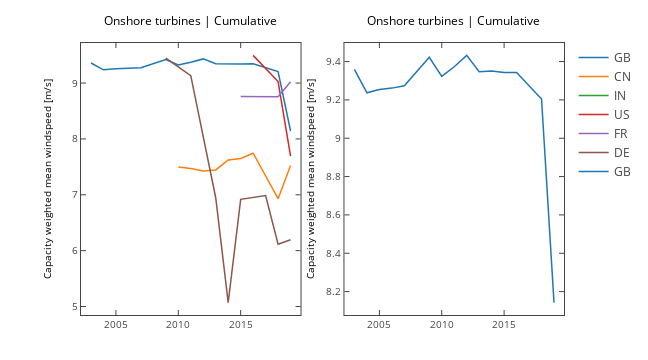

The notebook cell this image was saved under:
### Markdown cell above
### Offshore

### Code cell
df=turbines[((turbines['POWER_KW'].replace('#ND',0).astype(int)>0)&\
       (turbines['POWER_KW'].replace('#ND',0).astype(int)<1000000)&(turbines['OFFSHORE']=='yes'))]
countries=[{'GB','US','IN','CN','FR','DE'},{'GB'}]


fig, ax = plt.subplots(1,2,figsize=(9,5))
for s in range(len(countries)):
    for c in countries[s]:
        x,y,z,w=projects(ofs,c,offshore=True)
        ax[s].plot(x,z,label=c)

    ax[s].set_ylabel('Capacity weighted mean windspeed [m/s]')
    ax[s].set_title("Onshore turbines | Cumulative")

plotly_fig = tls.mpl_to_plotly(fig)
plotly_fig["layout"]["showlegend"] = True
plotly_fig["layout"]['hovermode']='x'
iplot(plotly_fig, filename='ofs4')

### Figure 1 — Plotly figure (JSON) as saved in the notebook; plotly's stock layout.template omitted (floating-point values rounded to 4 significant figures)
{"data": [{"line": {"color": "rgba (31, 119, 180, 1)", "dash": "solid", "width": 1.5}, "mode": "lines", "name": "GB", "type": "scatter", "uid": "2fd5da58-cf70-11e8-b1d1-b00594f12df5", "x": [2003, 2004, 2005, 2006, 2007, 2009, 2010, 2011, 2012, 2013, 2014, 2015, 2016, 2018, 2019], "xaxis": "x", "y": [9.359, 9.237, 9.255, 9.261, 9.274, 9.423, 9.323, 9.373, 9.432, 9.347, 9.351, 9.343, 9.344, 9.205, 8.142], "yaxis": "y"}, {"line": {"color": "rgba (255, 127, 14, 1)", "dash": "solid", "width": 1.5}, "mode": "lines", "name": "CN", "type": "scatter", "uid": "2fd87264-cf70-11e8-85a3-b00594f12df5", "x": [2010, 2011, 2012, 2013, 2014, 2015, 2016, 2018, 2019], "xaxis": "x", "y": [7.495, 7.472, 7.426, 7.445, 7.624, 7.649, 7.744, 6.931, 7.524], "yaxis": "y"}, {"line": {"color": "rgba (44, 160, 44, 1)", "dash": "solid", "width": 1.5}, "mode": "lines", "name": "IN", "type": "scatter", "uid": "2fdb7fae-cf70-11e8-9544-b00594f12df5", "x": [2019], "xaxis": "x", "y": [8.054], "yaxis": "y"}, {"line": {"color": "rgba (214, 39, 40, 1)", "dash": "solid", "width": 1.5}, "mode": "lines", "name": "US", "type": "scatter", "uid": "2fdeb41c-cf70-11e8-a8b7-b00594f12df5", "x": [2016, 2018, 2019], "xaxis": "x", "y": [9.496, 9.027, 7.694], "yaxis": "y"}, {"line": {"color": "rgba (148, 103, 189, 1)", "dash": "solid", "width": 1.5}, "mode": "lines", "name": "FR", "type": "scatter", "uid": "2fe1732c-cf70-11e8-9983-b00594f12df5", "x": [2015, 2018, 2019], "xaxis": "x", "y": [8.762, 8.754, 9.023], "yaxis": "y"}, {"line": {"color": "rgba (140, 86, 75, 1)", "dash": "solid", "width": 1.5}, "mode": "lines", "name": "DE", "type": "scatter", "uid": "2fe802d0-cf70-11e8-9ca1-b00594f12df5", "x": [2009, 2011, 2013, 2014, 2015, 2017, 2018, 2019], "xaxis": "x", "y": [9.446, 9.131, 6.947, 5.07, 6.918, 6.988, 6.114, 6.195], "yaxis": "y"}, {"line": {"color": "rgba (31, 119, 180, 1)", "dash": "solid", "width": 1.5}, "mode": "lines", "name": "GB", "type": "scatter", "uid": "2ff3e9ac-cf70-11e8-9b70-b00594f12df5", "x": [2003, 2004, 2005, 2006, 2007, 2009, 2010, 2011, 2012, 2013, 2014, 2015, 2016, 2018, 2019], "xaxis": "x2", "y": [9.359, 9.237, 9.255, 9.261, 9.274, 9.423, 9.323, 9.373, 9.432, 9.347, 9.351, 9.343, 9.344, 9.205, 8.142], "yaxis": "y2"}], "layout": {"annotations": [{"font": {"color": "#000000", "size": 12}, "showarrow": false, "text": "Onshore turbines | Cumulative", "x": 0.2269, "xanchor": "center", "xref": "paper", "y": 1.043, "yanchor": "bottom", "yref": "paper"}, {"font": {"color": "#000000", "size": 12}, "showarrow": false, "text": "Onshore turbines | Cumulative", "x": 0.7715, "xanchor": "center", "xref": "paper", "y": 1.043, "yanchor": "bottom", "yref": "paper"}], "autosize": false, "height": 360, "hovermode": "x", "margin": {"b": 45, "l": 81, "pad": 0, "r": 64, "t": 43}, "showlegend": true, "width": 648, "xaxis": {"anchor": "y", "domain": [0, 0.4545], "mirror": "ticks", "nticks": 5, "range": [2002.0, 2020.0], "showgrid": false, "showline": true, "side": "bottom", "tickfont": {"size": 10}, "ticks": "inside", "type": "linear", "zeroline": false}, "xaxis2": {"anchor": "y2", "domain": [0.5455, 1], "mirror": "ticks", "nticks": 5, "range": [2002.0, 2020.0], "showgrid": false, "showline": true, "side": "bottom", "tickfont": {"size": 10}, "ticks": "inside", "type": "linear", "zeroline": false}, "yaxis": {"anchor": "x", "domain": [0, 1], "mirror": "ticks", "nticks": 7, "range": [4.848, 9.717], "showgrid": false, "showline": true, "side": "left", "tickfont": {"size": 10}, "ticks": "inside", "title": "Capacity weighted mean windspeed [m/s]", "titlefont": {"color": "#000000", "size": 10}, "type": "linear", "zeroline": false}, "yaxis2": {"anchor": "x2", "domain": [0, 1], "mirror": "ticks", "nticks": 9, "range": [8.078, 9.497], "showgrid": false, "showline": true, "side": "left", "tickfont": {"size": 10}, "ticks": "inside", "title": "Capacity weighted mean windspeed [m/s]", "titlefont": {"color": "#000000", "size": 10}, "type": "linear", "zeroline": false}}}
